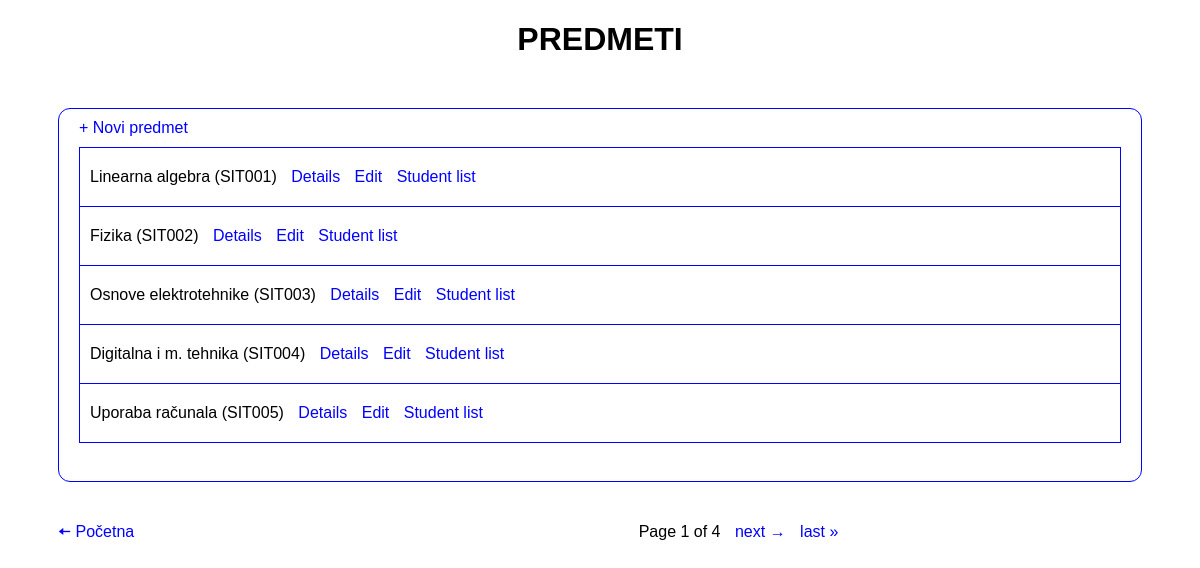
/pregled_predmeta/ (signed in), run on the app's committed database.
### app/models.py (models this page shows)
class Predmeti(models.Model):
  IZBORNI = (('da', 'DA'), ('ne', 'NE'))
  ime = models.CharField(max_length=30)
  kod = models.CharField(max_length=30)
  program = models.TextField()
  bodovi = models.IntegerField()
  sem_redovni = models.IntegerField()
  sem_izvanredni = models.IntegerField()
  izborni = models.CharField(max_length=30, choices=IZBORNI)

### app/decorators.py (the view)
    def wrap(*args, **kwargs):
        print(args[0].user)
        print(args[0].user.role.role)
        if args[0].user.role.role == 'admin':
            return function(*args, **kwargs)
        else:
          return redirect('login_user')

### app/views.py (called while the page is built)
@login_required
@admin_required
def pregledPredmeta(request):
  predmeti = Predmeti.objects.all()
  paginator = Paginator(predmeti, 5)
  page_number = request.GET.get('page')
  page_obj = paginator.get_page(page_number)
  return render(request, 'pregled_predmeta.html', {'data':page_obj})

### app/templates/pregled_predmeta.html (shortened to what this page needs)
{% extends 'base.html' %}
{% block pregled_predmeta %}
<h1>PREDMETI</h1>
<div class="predmeti">
  <a class="novi" href="{%url 'dodaj_predmet' %}">&#43; Novi predmet</a><br>
  <div class="predmet">
    {% for predmet in data %}
    <p>{{predmet.ime}} ({{predmet.kod}}) <a href="{%url 'details' predmet.id %}">Details</a> <a href="{%url 'edit' predmet.id %}">Edit</a> <a href="{%url 'popis_studenata' predmet.id %}">Student list</a></p>
    {% endfor %}
  </div><br>
</div><br>
<div class="init">
  <a class='pocetna_link' href="{%url 'pocetna' %}">&#129060; Početna</a>
  Page {{data.number}} of {{data.paginator.num_pages}}
  {% if data.has_next %}
  <a href="?page={{data.next_page_number}}">next &rarr;</a>
  <a href="?page={{data.paginator.num_pages}}">last &raquo;</a>
  {% endif %}
  </div>
{% endblock %}

### app/templates/base.html (style rules this page uses)
* { box-sizing: border-box; font-family: sans-serif; }
h1 { text-align: center; margin-bottom: 50px; }
a { text-decoration: none; color:blue; margin-left:10px; }
.predmet p { border: 1px solid blue; padding: 20px 10px; margin:0 20px 0 20px; border-top: none; }
.predmet p:first-child { margin-top:10px; border: 1px solid blue; }
.predmet p:last-child { margin-bottom: 20px;; }
.predmeti { padding-top: 10px; border: 1px solid blue; border-radius: 12px; margin-left: 50px; margin-right: 50px; margin-bottom: 10px;; }
.novi { margin-left:20px; }
.pocetna_link { margin-left:50px; margin-right:500px; }
.init { margin-top:10px; }

### data on the page
Predmeti: ime "Linearna algebra", kod "SIT001"
Predmeti: ime "Fizika", kod "SIT002"
Predmeti: ime "Osnove elektrotehnike", kod "SIT003"
Predmeti: ime "Digitalna i m. tehnika", kod "SIT004"
Predmeti: ime "Uporaba računala", kod "SIT005"

### other printed values
{{ data.number }} "1"
{{ data.paginator.num_pages }} "4"
